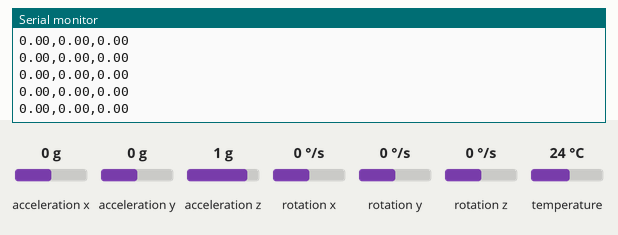
Simulated run of this sketch. Board: Arduino Leonardo, built with avr-gcc and run on an emulated ATmega32U4. Shown: the last lines printed to the serial monitor. The inputs (shaded band) are chosen by the test bench; at power-on: acceleration y 0 g, acceleration z 1 g, rotation x 0 °/s, acceleration x 0 g, rotation y 0 °/s, rotation z 0 °/s, temperature 24 °C.

Above: at 1.3 s.
1.4 s: acceleration y set to -1.4 g
At 2.3 s:
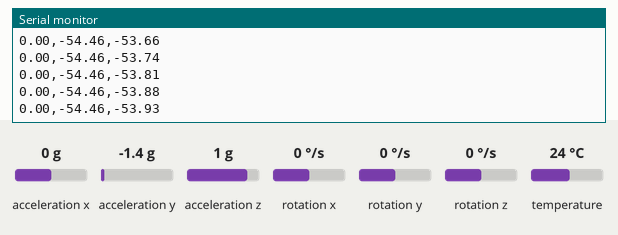
2.9 s: acceleration z set to -1.4 g
At 3.9 s:
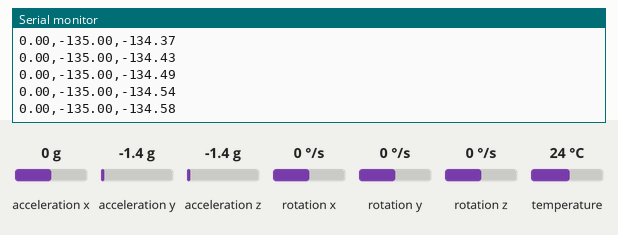
4.4 s: rotation x set to -192 °/s
At 5.1 s:
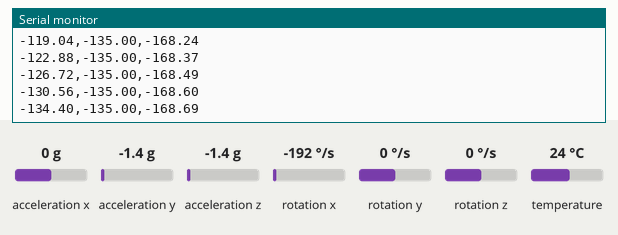
Timing chart, 0 to 7.4 s (numbered marks = the images above; inputs shaded):
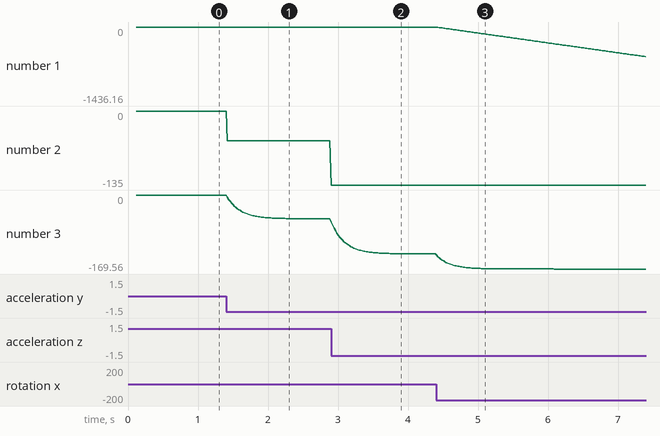

The sketch:

Serial_simulink.ino
```cpp
#include <Adafruit_MPU6050.h>
#include <Adafruit_Sensor.h>
#include <Wire.h>

Adafruit_MPU6050 mpu;

float delta_T = 0.020;
// float angulo;

void setup(void) {
  Serial.begin(115200);
  Wire.setWireTimeout(20000, true);
  while (!Serial)
    delay(10); // will pause Zero, Leonardo, etc until serial console opens

  Serial.println("Adafruit MPU6050 test!");

  // Try to initialize!
  if (!mpu.begin()) {
    Serial.println("Failed to find MPU6050 chip");
    while (1) {
      delay(10);
    }
  }
  Serial.println("MPU6050 Found!");

  mpu.setAccelerometerRange(MPU6050_RANGE_8_G);
  Serial.print("Accelerometer range set to: ");
  switch (mpu.getAccelerometerRange()) {
  case MPU6050_RANGE_2_G:
    Serial.println("+-2G");
    break;
  case MPU6050_RANGE_4_G:
    Serial.println("+-4G");
    break;
  case MPU6050_RANGE_8_G:
    Serial.println("+-8G");
    break;
  case MPU6050_RANGE_16_G:
    Serial.println("+-16G");
    break;
  }
  mpu.setGyroRange(MPU6050_RANGE_500_DEG);
  Serial.print("Gyro range set to: ");
  switch (mpu.getGyroRange()) {
  case MPU6050_RANGE_250_DEG:
    Serial.println("+- 250 deg/s");
    break;
  case MPU6050_RANGE_500_DEG:
    Serial.println("+- 500 deg/s");
    break;
  case MPU6050_RANGE_1000_DEG:
    Serial.println("+- 1000 deg/s");
    break;
  case MPU6050_RANGE_2000_DEG:
    Serial.println("+- 2000 deg/s");
    break;
  }

  mpu.setFilterBandwidth(MPU6050_BAND_44_HZ);
  Serial.print("Filter bandwidth set to: ");
  switch (mpu.getFilterBandwidth()) {
  case MPU6050_BAND_260_HZ:
    Serial.println("260 Hz");
    break;
  case MPU6050_BAND_184_HZ:
    Serial.println("184 Hz");
    break;
  case MPU6050_BAND_94_HZ:
    Serial.println("94 Hz");
    break;
  case MPU6050_BAND_44_HZ:
    Serial.println("44 Hz");
    break;
  case MPU6050_BAND_21_HZ:
    Serial.println("21 Hz");
    break;
  case MPU6050_BAND_10_HZ:
    Serial.println("10 Hz");
    break;
  case MPU6050_BAND_5_HZ:
    Serial.println("5 Hz");
    break;
  }

  float angulo = 0;

  Serial.println("");
  delay(100);
}
void loop() {
  static float angulo_g = 0;
  static float angulo_g_sesgado = 0;
  static float angulo_a = 0;
  static float angulo_total = 0;
  unsigned long t0 = micros();
  /* Get new sensor events with the readings */
  sensors_event_t a, g, temp;
  mpu.getEvent(&a, &g, &temp);

  float acel_x = a.acceleration.x;
  float acel_y = a.acceleration.y;
  float acel_z = a.acceleration.z;

  float gyro_x = g.gyro.x;
  float gyro_y = g.gyro.y;
  float gyro_z = g.gyro.z;

  angulo_g = angulo_total + (180 / PI)*(gyro_x * delta_T);

  angulo_g_sesgado = angulo_g_sesgado + (180 / PI)*(gyro_x * delta_T);

  if (abs(acel_z) < 0.005 && abs(acel_y) < 0.005) {
    // Datos poco confiables, conservar valor anterior
    angulo_a = angulo_a; // opcionalmente no actualices
  } else {
    angulo_a =  ((180 / PI) * atan2(acel_y, acel_z));
  }

  float alpha = 0.1;

  angulo_total = alpha*angulo_a + (1-alpha)*angulo_g;


  Serial.print(angulo_g_sesgado); Serial.print(",");
  Serial.print(angulo_a); Serial.print(",");
  Serial.println(angulo_total);

  unsigned long dt = micros() - t0;
  if (dt < 20000) {
    unsigned long rem = 20000 - dt;       // µs
    delay(rem / 1000);                    // ms
    delayMicroseconds(rem % 1000);        // µs
  }
}

void matlab_send(float dato1, float dato2, float dato3){
  Serial.write("abcd");
  byte *b = (byte *) &dato1;
  Serial.write(b,4);
  b = (byte *) &dato2;
  Serial.write(b,4);
  b = (byte *) &dato3;
  Serial.write(b,4);
  //etc con mas datos tipo float. Tambien podría pasarse como parámetro a esta funcion un array de floats.
}
```

Measured:
- after the input at 1.4 s, the serial monitor: prints a new line at once (image 1)
- after the input at 2.9 s, the serial monitor: prints a new line at once (image 2)
- plotted number 2: 0 → -54.46 after the input at 1.4 s, -54.46 → -135 after the input at 2.9 s
- plotted number 3: 0 → -54.44 after the input at 1.4 s, -54.44 → -134.97 after the input at 2.9 s
